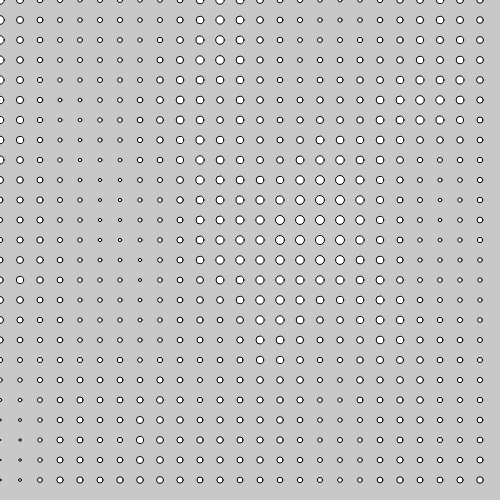
Frame 1 (no input)
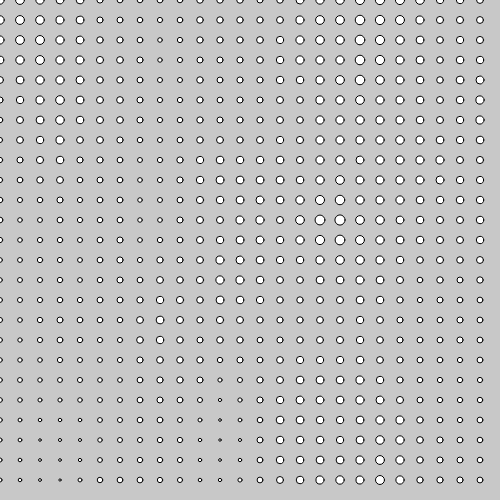
Frame 60 (no input)
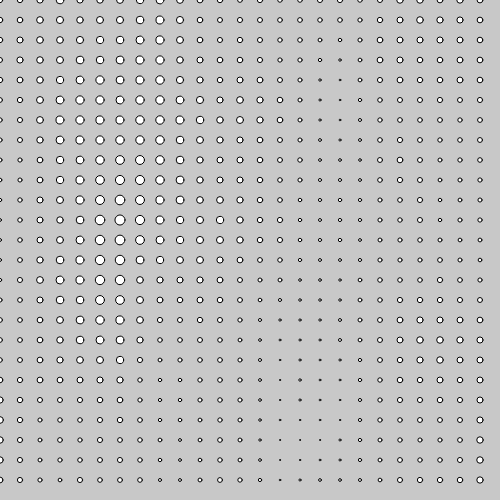
Frame 120 (the mouse pressed at the canvas centre since frame 60)

The p5.js sketch that drew these frames (run headless with seeded random() and noise() and a simulated clock; from frame 60 on, the mouse is pressed at the canvas centre):

// p5.js sketch
// ── sketch.js
var time = 0;
function setup() {
  createCanvas(500, 500);
}

function draw(){
  background (200);

  fill (255,0, 0);
  var space = 20;
  var circleSize = 10;
time = time + .05;
  for ( var circleX = 0; circleX < width; circleX = circleX + space) {
    for ( var circleY = 0; circleY < height; circleY = circleY + space){
      //circleSize = random(5, 10);
      //circleSize = ( Math.sin(circleX * 8) + Math.cos(circleY * 0.5) ) * 4 + 3;
      var noiseVal = noise( circleX * 0.009, circleY * 0.00451, time );
      circleSize = noiseVal * 13.0;
      fill(circleSize * 255);
    ellipse (circleX, circleY, circleSize, circleSize);


  }
  }
//console. log(counter);


}
